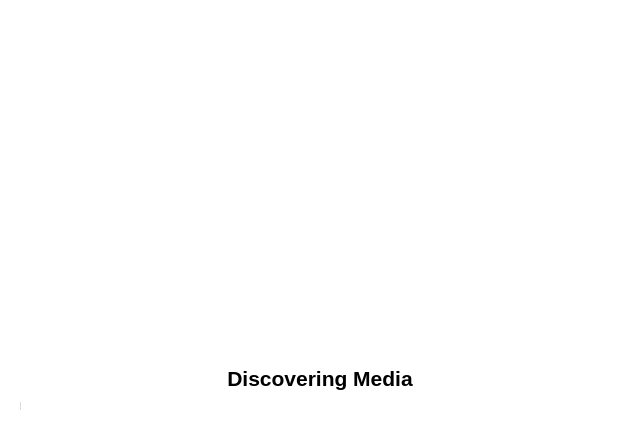
<?xml version="1.0" encoding="UTF-8"?>
<ui version="4.0">
 <class>ReindexScreen</class>
 <widget class="QWidget" name="ReindexScreen">
  <property name="geometry">
   <rect>
    <x>0</x>
    <y>0</y>
    <width>640</width>
    <height>440</height>
   </rect>
  </property>
  <property name="sizePolicy">
   <sizepolicy hsizetype="Expanding" vsizetype="Expanding">
    <horstretch>0</horstretch>
    <verstretch>0</verstretch>
   </sizepolicy>
  </property>
  <property name="minimumSize">
   <size>
    <width>640</width>
    <height>440</height>
   </size>
  </property>
  <property name="maximumSize">
   <size>
    <width>640</width>
    <height>440</height>
   </size>
  </property>
  <property name="windowTitle">
   <string>Form</string>
  </property>
  <property name="styleSheet">
   <string notr="true">background: #ffffff; border: none;</string>
  </property>
  <property name="windowFilePath">
   <string>background: #ffffff;</string>
  </property>
  <layout class="QVBoxLayout" name="verticalLayout">
   <property name="bottomMargin">
    <number>20</number>
   </property>
   <item>
    <widget class="QWidget" name="widget_2" native="true">
     <layout class="QVBoxLayout" name="verticalLayout_3">
      <item>
       <widget class="QWidget" name="widget_3" native="true">
        <property name="sizePolicy">
         <sizepolicy hsizetype="Preferred" vsizetype="Expanding">
          <horstretch>0</horstretch>
          <verstretch>0</verstretch>
         </sizepolicy>
        </property>
        <layout class="QHBoxLayout" name="horizontalLayout">
         <item>
          <widget class="QLabel" name="label_2">
           <property name="sizePolicy">
            <sizepolicy hsizetype="Maximum" vsizetype="Maximum">
             <horstretch>0</horstretch>
             <verstretch>0</verstretch>
            </sizepolicy>
           </property>
           <property name="minimumSize">
            <size>
             <width>200</width>
             <height>200</height>
            </size>
           </property>
           <property name="maximumSize">
            <size>
             <width>200</width>
             <height>200</height>
            </size>
           </property>
           <property name="text">
            <string/>
           </property>
           <property name="pixmap">
            <pixmap resource="assets.qrc">:/icons/assets/sync.png</pixmap>
           </property>
           <property name="scaledContents">
            <bool>true</bool>
           </property>
           <property name="alignment">
            <set>Qt::AlignCenter</set>
           </property>
          </widget>
         </item>
        </layout>
       </widget>
      </item>
     </layout>
    </widget>
   </item>
   <item>
    <widget class="QWidget" name="widget" native="true">
     <property name="sizePolicy">
      <sizepolicy hsizetype="Preferred" vsizetype="Maximum">
       <horstretch>0</horstretch>
       <verstretch>0</verstretch>
      </sizepolicy>
     </property>
     <layout class="QVBoxLayout" name="verticalLayout_2">
      <property name="spacing">
       <number>10</number>
      </property>
      <property name="bottomMargin">
       <number>9</number>
      </property>
      <item>
       <widget class="QLabel" name="label">
        <property name="sizePolicy">
         <sizepolicy hsizetype="Expanding" vsizetype="Maximum">
          <horstretch>0</horstretch>
          <verstretch>0</verstretch>
         </sizepolicy>
        </property>
        <property name="font">
         <font>
          <pointsize>16</pointsize>
          <bold>true</bold>
         </font>
        </property>
        <property name="styleSheet">
         <string notr="true">background: transparent;</string>
        </property>
        <property name="text">
         <string>Discovering Media</string>
        </property>
        <property name="alignment">
         <set>Qt::AlignCenter</set>
        </property>
       </widget>
      </item>
      <item>
       <widget class="QProgressBar" name="Progress">
        <property name="maximumSize">
         <size>
          <width>16777215</width>
          <height>10</height>
         </size>
        </property>
        <property name="styleSheet">
         <string notr="true">QProgressBar {
  border-radius: 5px;
  background: #aaaaaa;
}
QProgressBar::chunk {
  width: 1px;&quot;
}</string>
        </property>
        <property name="value">
         <number>0</number>
        </property>
        <property name="textVisible">
         <bool>false</bool>
        </property>
       </widget>
      </item>
     </layout>
    </widget>
   </item>
  </layout>
 </widget>
 <resources>
  <include location="assets.qrc"/>
 </resources>
 <connections/>
</ui>
